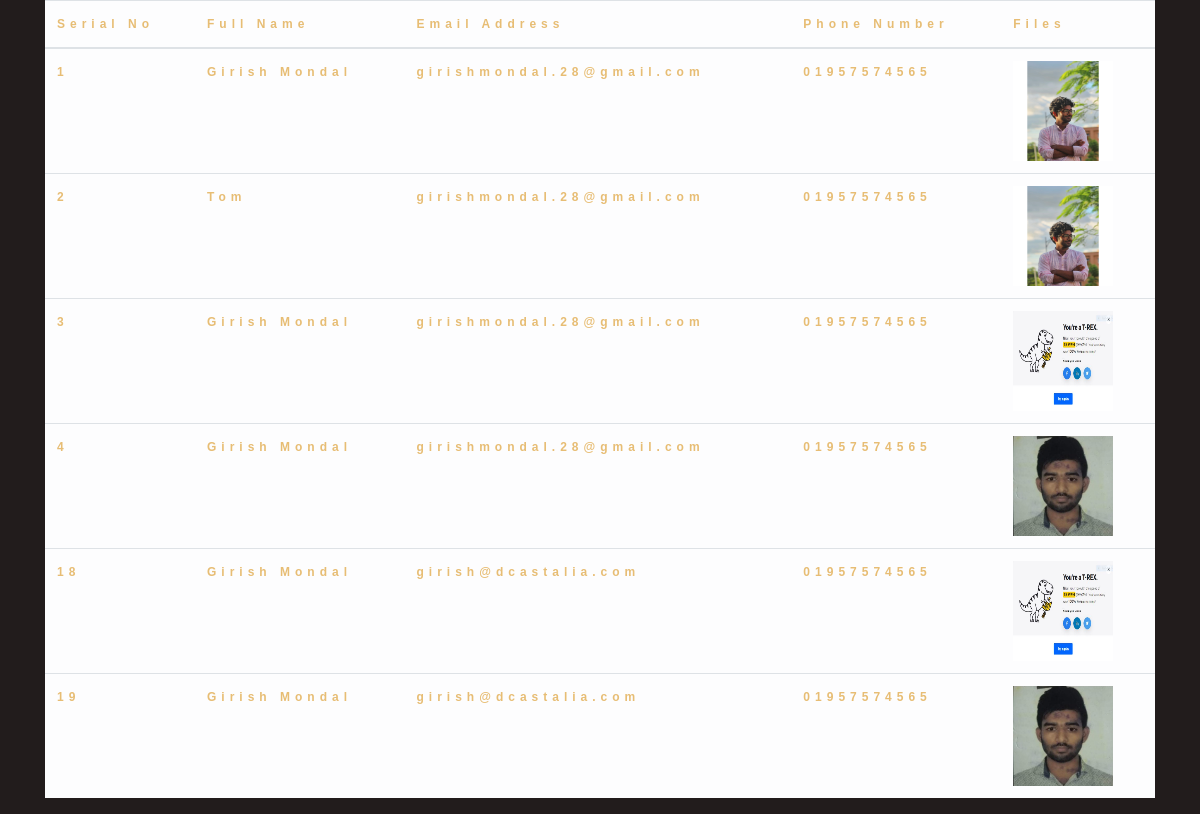
Screenshot of /all_data.php with the database file from the repository.
### tables this page shows
CREATE TABLE `form_db` (
  `id` int(11) NOT NULL,
  `name` varchar(255) NOT NULL,
  `email` varchar(255) NOT NULL,
  `phone` varchar(255) NOT NULL,
  `image` varchar(255) NOT NULL
);

### database.php (called while the page is built, shortened)
<?php
Class Database{
 public $host   = DB_HOST;
 public $user   = DB_USER;
 public $pass   = DB_PASS;
 public $dbname = DB_NAME;
 public $link;
private function connectDB(){
 $this->link = new mysqli($this->host, $this->user, $this->pass,
  $this->dbname);
 }
public function select($query){
  $result = $this->link->query($query) or
   die($this->link->error.__LINE__);
  if($result->num_rows > 0){
    return $result;
  } else {
    return false;
  }
 }
}
?>

### all_data.php (the view, shortened to what this page needs)
<?php
include 'database.php';
$db = new Database();
?>
<!doctype html>
<html lang="en">
<head>
    <link rel="stylesheet" href="./assets/lib/css/bootstrap.min.css">
    <link rel="stylesheet" href="assets/lib/font-awesome/font-awesome.min.css">
    <link rel="stylesheet" href="assets/lib/slick_slider/slick.min.css">
    <link rel="stylesheet" href="assets/lib/light_gallery/lightgallery.css">
    <link rel="stylesheet" href="assets/lib/layer_slider/layerslider.css">
    <link rel="stylesheet" href="assets/lib/nice_select/nice-select.css">
    <link rel="stylesheet" href="assets/css/home.css">
</head>
<body>
<div class="container">
  <table class="table table-light">
    <thead>
      <tr>
        <th>Serial No</th>
        <th>Full Name</th>
        <th>Email Address</th>
        <th>Phone Number</th>
        <th>Files</th>
      </tr>
    </thead>
    <tbody>
    <?php
					$query = "SELECT * FROM form_db";
					 $form=$db->select($query);
					 if($form){
						 while($result=$form->fetch_assoc()){
					?>
      <tr>
        <td><?php echo $result['id']?></td>
        <td><?php echo $result['name']; ?></td>
        <td><?php echo $result['email']; ?></td>
        <td><?php echo $result['phone']; ?></td>
        <td><img src="./assets/images/image_uploaded/<?php echo $result['image']?>" width="100px" height="100px"/></td>
      </tr>
      <?php } } ?>
    </tbody>
  </table>
</div>
</body>
</html>

### assets/css/home.css (style rules this page uses)
body { margin:0;padding:0;overflow-x:hidden;font-family:'Poppins', sans-serif;color:#1B1D1D;-webkit-font-smoothing:antialiased;-moz-osx-font-smoothing:grayscale }
img { max-width:100% }
table { width:100% }
* { font-family:Helvetica;box-sizing:border-box }
body { margin:0;font-family:'Lato', sans-serif;font-size:12px;line-height:22px;text-transform:none;letter-spacing:5px;font-weight:bold;font-style:normal;text-decoration:none;color:#e7bd74;background-color:#221c1c;display:block }

### rows the page displays
form_db: id "1", name "Girish Mondal", email "girishmondal.28@gmail.com", phone "01957574565", image (picture)
form_db: id "2", name "Tom", email "girishmondal.28@gmail.com", phone "01957574565", image (picture)
form_db: id "3", name "Girish Mondal", email "girishmondal.28@gmail.com", phone "01957574565", image (picture)
form_db: id "4", name "Girish Mondal", email "girishmondal.28@gmail.com", phone "01957574565", image (picture)
form_db: id "18", name "Girish Mondal", email "girish@dcastalia.com", phone "01957574565", image (picture)
form_db: id "19", name "Girish Mondal", email "girish@dcastalia.com", phone "01957574565", image (picture)
